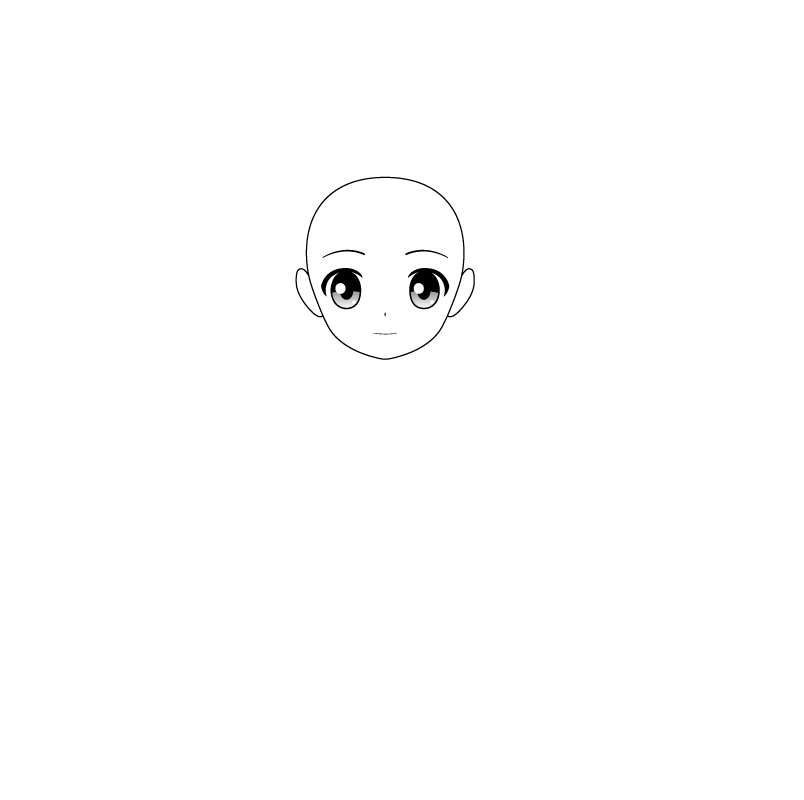
#> input picture Templates_de_anime/4.png, 804 x 800 px, found by its file name
$ jupyter execute --allow-errors Finding+contours.ipynb
#> lines starting #> are read from the running program, lines starting #| are printed output that depends on the picture; after the words box and inside, x2 and y2 are one past the last pixel; in counts of white or black regions, pixels touching at a corner belong together
[cell 1]
import cv2
import numpy as np
import PIL
import pickle

[cell 2]
# Contornos da face, contornos da orelha, contornos dos olhos, contornos da sombrancelha, contornos da boca, contornos do nariz
def anime_countours(f):

    # ABRINDO IMAGEM
    im = cv2.imread(f,0)

    # BINARIZAÇÃO COM THRESHHOLD
    im2 = np.full(im.shape,255, dtype = np.uint8)
    for i in range(im.shape[0]):
        for j in range(im.shape[1]):
            if im[i][j]<255:
                im2[i][j] = 0

    # FINDING COUNTOURS
    contours, hierarchy = cv2.findContours(im2, cv2.RETR_TREE, cv2.CHAIN_APPROX_NONE)
    """
    face_contours = contours[4]
    left_ear = contours[3]
    right_ear = contours[2]
    mouth = contours[5]
    nose = contours[6]
    right_eye = contours[7]
    left_eye = contours[10]
    right_eyebrow = contours[13]
    left_eyebrow = contours[14]
    """
    return contours
    # (4,3,2,5,6,7,10,13,14)
    #return face_contours, left_ear, right_ear, mouth, nose, right_eye, left_eye, right_eyebrow, left_eyebrow

[cell 3]
def find_measures(contours):

    resp = []

    for i in [4,3,2,5,6,7,10,13,14]:
        x,y,w,h = cv2.boundingRect(contours[i])
        resp.append((x,y,w,h))

    return resp

[cell 4]
def save_contours(fname):
#> called with fname = '4.png'
    im = cv2.imread(fname,0)
#> im: shape (800, 804); min 0, max 255, mean 253.9
    resp = anime_countours(fname)
#> after the loop in anime_countours, `for i in range(im.shape[0]):`:
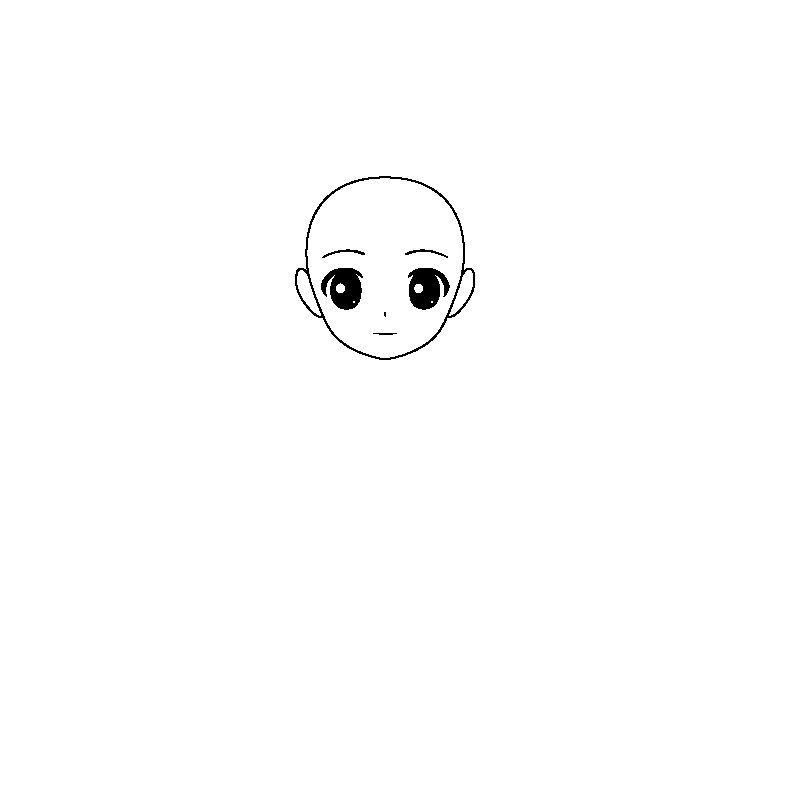
#> im2: shape (800, 804); 99.4% white; 7 black regions (1 under 20 px)
    rect_measures = find_measures(resp)
    contourz = [resp[i] for i in  [4,3,2,5,6,7,10,13,14]]
    pickle.dump(rect_measures ,open(fname.replace(".png", "")+ "_rect.rect","wb"))
    pickle.dump(contourz,open(fname.replace(".png", "")+ "_cont.contour","wb"))

[cell 5]
save_contours("4.png")

[cell 6]
fname = '4.png'
# it works well on images 1-4
im = cv2.imread(fname,0)
resp = anime_countours(fname)
for i in [4,3,2,5,6,7,10,13,14]:
    x,y,w,h = cv2.boundingRect(resp[i])
    im = cv2.rectangle(im,(x,y),(x+w,y+h),(0,255,0),2)
#> this loop made 9 passes
#> pass 2, `im = cv2.rectangle(im,(x,y),(x+w,y+h),(0,255,0),2)`:
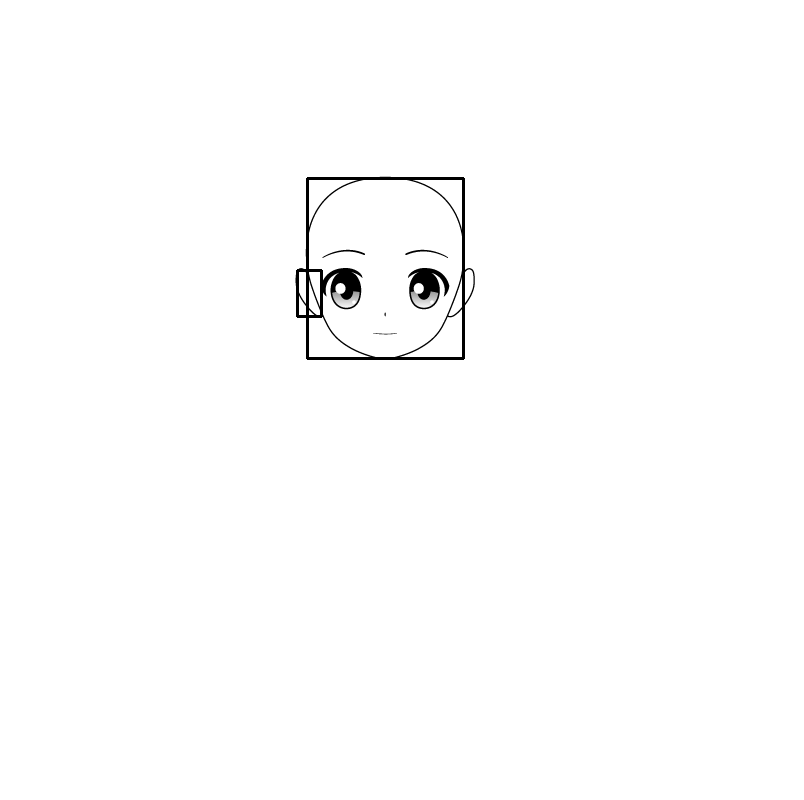
#> im: shape (800, 804); min 0, max 255, mean 253.1
#> pass 3, `im = cv2.rectangle(im,(x,y),(x+w,y+h),(0,255,0),2)`:
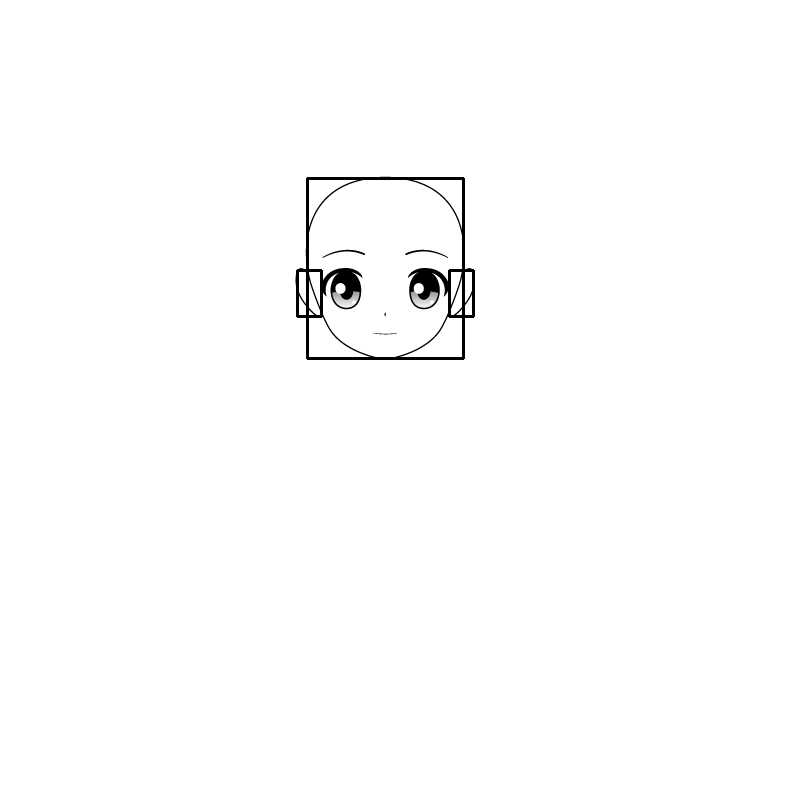
#> im: shape (800, 804); 0.06% of pixels changed, all inside (x1, y1, x2, y2) = (448, 269, 475, 318)
#> after the loop:
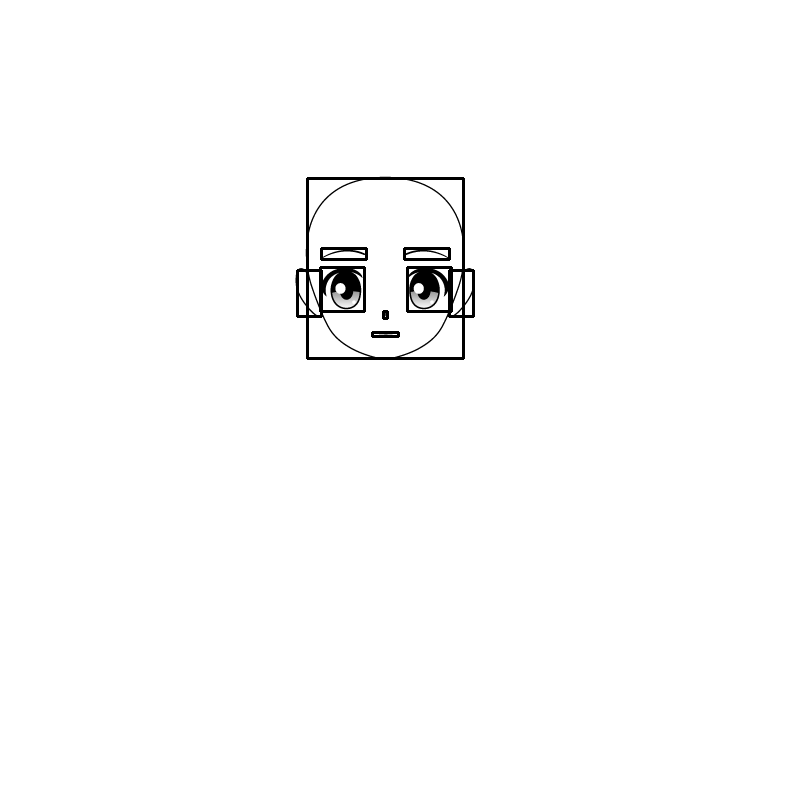
#> im: shape (800, 804); 0.28% of pixels changed, all inside (x1, y1, x2, y2) = (319, 247, 453, 338)
    #im = cv2.drawContours(im, resp, i, (0,255,0), 3)

[cell 7]
contourz = [resp[i] for i in  [4,3,2,5,6,7,10,13,14]]

[cell 8]
contourz

[cell 9]
find_measures(resp)

#> (a cell that did not finish here is left out)

[cell 11]
resp[2]
